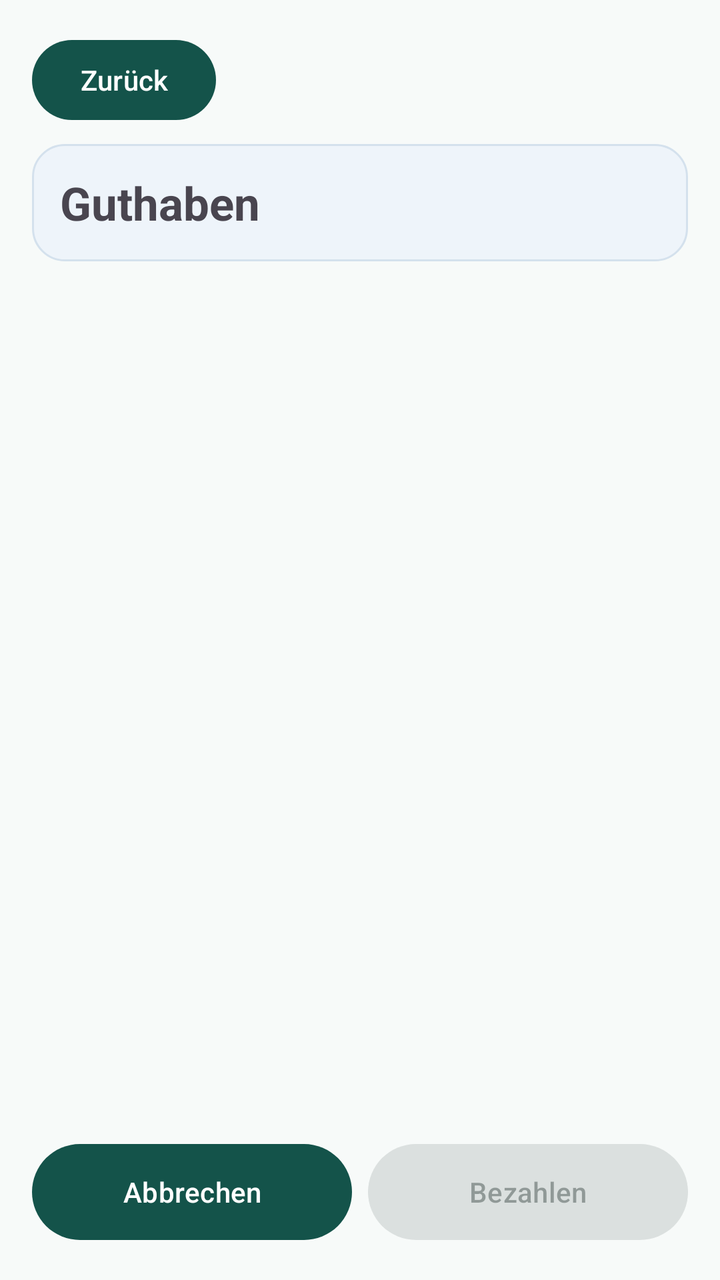
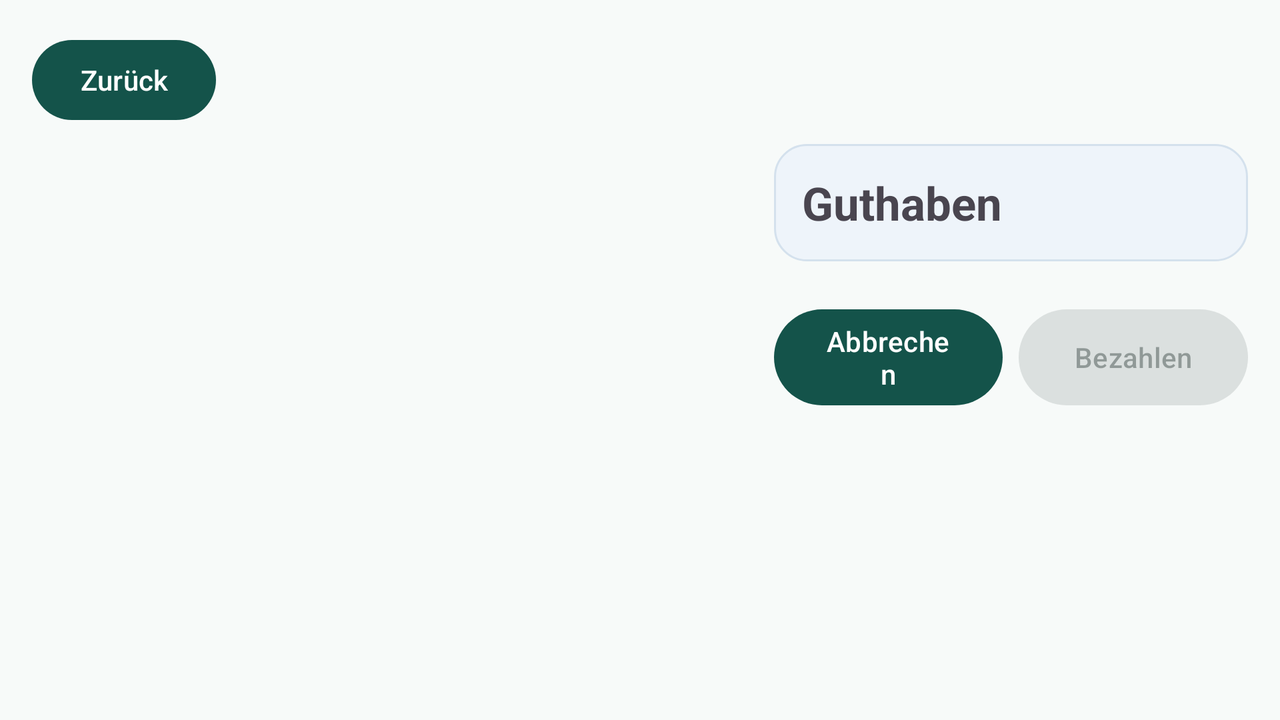

Two renders of one Android screen. The first uses the default layout on a phone; the second uses the alternative layout the repository ships for a different screen configuration, on a matching device. The two XML files are below.
<!-- AndroidManifest.xml: application theme Theme.Odentaler -->
<!-- res/layout/view_theke.xml -->
<?xml version="1.0" encoding="utf-8"?>
<LinearLayout xmlns:android="http://schemas.android.com/apk/res/android"
    android:id="@+id/thekeRoot"
    android:layout_width="match_parent"
    android:layout_height="match_parent"
    android:orientation="vertical"
    android:padding="16dp">

    <com.google.android.material.button.MaterialButton
        android:id="@+id/btnBackTheke"
        android:layout_width="wrap_content"
        android:layout_height="wrap_content"
        android:layout_marginBottom="8dp"
        android:minHeight="48dp"
        android:text="@string/operation_back" />

    <include layout="@layout/view_theke_balance" />

    <ScrollView
        android:layout_width="match_parent"
        android:layout_height="0dp"
        android:layout_weight="1"
        android:fillViewport="true">

        <LinearLayout
            android:id="@+id/productList"
            android:layout_width="match_parent"
            android:layout_height="wrap_content"
            android:orientation="vertical" />
    </ScrollView>

    <include layout="@layout/view_theke_actions" />
</LinearLayout>
<!-- res/layout/view_theke_balance.xml (included above) -->
<?xml version="1.0" encoding="utf-8"?>
<LinearLayout xmlns:android="http://schemas.android.com/apk/res/android"
    android:layout_width="match_parent"
    android:layout_height="wrap_content"
    android:orientation="vertical">

    <TextView
        android:id="@+id/tokenDisplay"
        android:layout_width="match_parent"
        android:layout_height="wrap_content"
        android:accessibilityLiveRegion="polite"
        android:background="@drawable/odentaler_panel"
        android:padding="14dp"
        android:text="@string/operation_balance"
        android:textSize="23sp"
        android:textStyle="bold" />

    <TextView
        android:id="@+id/tokenWarning"
        android:layout_width="match_parent"
        android:layout_height="wrap_content"
        android:layout_marginTop="6dp"
        android:accessibilityLiveRegion="assertive"
        android:textColor="#A41125"
        android:textSize="18sp"
        android:textStyle="bold"
        android:visibility="gone" />
</LinearLayout>
<!-- res/layout/view_theke_actions.xml (included above) -->
<?xml version="1.0" encoding="utf-8"?>
<LinearLayout xmlns:android="http://schemas.android.com/apk/res/android"
    android:layout_width="match_parent"
    android:layout_height="wrap_content"
    android:orientation="vertical">

    <TextView
        android:id="@+id/orderNote"
        android:layout_width="match_parent"
        android:layout_height="wrap_content"
        android:accessibilityLiveRegion="polite"
        android:padding="10dp"
        android:textSize="18sp"
        android:visibility="gone" />

    <LinearLayout
        android:id="@+id/actionRow"
        android:layout_width="match_parent"
        android:layout_height="wrap_content"
        android:layout_marginTop="8dp"
        android:baselineAligned="false"
        android:orientation="horizontal">

        <com.google.android.material.button.MaterialButton
            android:id="@+id/btnCancel"
            android:layout_width="0dp"
            android:layout_height="wrap_content"
            android:layout_marginEnd="4dp"
            android:layout_weight="1"
            android:minHeight="56dp"
            android:text="@string/operation_cancel" />

        <com.google.android.material.button.MaterialButton
            android:id="@+id/btnPay"
            android:layout_width="0dp"
            android:layout_height="wrap_content"
            android:layout_marginStart="4dp"
            android:layout_weight="1"
            android:enabled="false"
            android:minHeight="56dp"
            android:text="@string/operation_pay" />
    </LinearLayout>
</LinearLayout>
<!-- resources referenced by this layout -->
<resources>
  <!-- drawable odentaler_panel (drawable) -->
  <?xml version="1.0" encoding="utf-8"?>
  <shape xmlns:android="http://schemas.android.com/apk/res/android" android:shape="rectangle">
      <solid android:color="#EEF4FA" />
      <stroke android:width="1dp" android:color="#D4E1ED" />
      <corners android:radius="16dp" />
  </shape>
  <string name="operation_back">Zurück</string>
  <string name="operation_balance">Guthaben</string>
  <string name="operation_cancel">Abbrechen</string>
  <string name="operation_pay">Bezahlen</string>
  <style name="Theme.Odentaler" parent="Theme.Material3.Light.NoActionBar">
          <item name="colorPrimary">#14534A</item>
          <item name="colorOnPrimary">#FFFFFF</item>
          <item name="colorPrimaryContainer">#CFEBE4</item>
          <item name="colorOnPrimaryContainer">#102F2B</item>
          <item name="colorSurface">#F7FAF9</item>
          <item name="colorOnSurface">#152523</item>
          <item name="android:windowBackground">#F7FAF9</item>
          <item name="android:statusBarColor">#F7FAF9</item>
          <item name="android:windowLightStatusBar">true</item>
          <item name="android:navigationBarColor">#102F2B</item>
      </style>
</resources>
<!-- res/layout-w600dp/view_theke.xml (the repository's variant of the layout above) -->
<!-- drawn on the phone turned sideways -->
<?xml version="1.0" encoding="utf-8"?>
<LinearLayout xmlns:android="http://schemas.android.com/apk/res/android"
    android:id="@+id/thekeRoot"
    android:layout_width="match_parent"
    android:layout_height="match_parent"
    android:orientation="vertical"
    android:padding="16dp">

    <com.google.android.material.button.MaterialButton
        android:id="@+id/btnBackTheke"
        android:layout_width="wrap_content"
        android:layout_height="wrap_content"
        android:layout_marginBottom="8dp"
        android:minHeight="48dp"
        android:text="@string/operation_back" />

    <LinearLayout
        android:layout_width="match_parent"
        android:layout_height="0dp"
        android:layout_weight="1"
        android:baselineAligned="false"
        android:orientation="horizontal">

        <ScrollView
            android:layout_width="0dp"
            android:layout_height="match_parent"
            android:layout_weight="3"
            android:fillViewport="true">

            <LinearLayout
                android:id="@+id/productList"
                android:layout_width="match_parent"
                android:layout_height="wrap_content"
                android:orientation="vertical" />
        </ScrollView>

        <ScrollView
            android:layout_width="0dp"
            android:layout_height="match_parent"
            android:layout_marginStart="16dp"
            android:layout_weight="2"
            android:fillViewport="true">

            <LinearLayout
                android:layout_width="match_parent"
                android:layout_height="wrap_content"
                android:orientation="vertical">

                <include layout="@layout/view_theke_balance" />

                <Space
                    android:layout_width="match_parent"
                    android:layout_height="12dp" />

                <include layout="@layout/view_theke_actions" />
            </LinearLayout>
        </ScrollView>
    </LinearLayout>
</LinearLayout>
